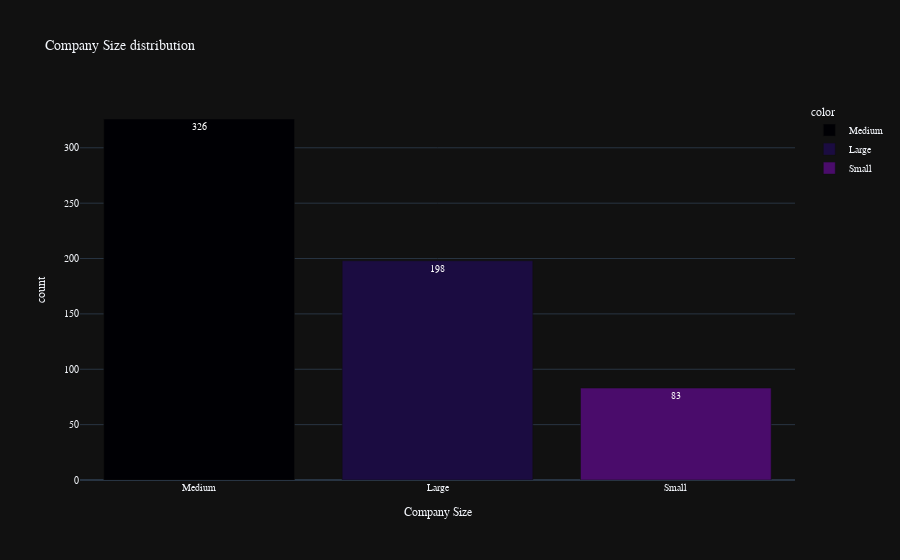

Notebook code cell kept with this figure:
### Markdown cell above
#### 2.5 Company size distribution

We will plot the size distribution of the company to get a better idea of the job market demand.

### Code cell
group_dist = df['company_size'].value_counts()
fig = px.bar(x = group_dist.index, y = group_dist.values,
             text = group_dist.values,
             color = group_dist.index,
             color_discrete_sequence=px.colors.sequential.Inferno,
             title = 'Company Size distribution',
             template = 'plotly_dark'
             )
fig.update_layout(
    xaxis_title="Company Size",
    yaxis_title="count",
    font = dict(size=10,family="Franklin Gothic"))
fig.show()

### Figure 1 — Plotly figure (JSON) as saved in the notebook; plotly's stock layout.template omitted (floating-point values rounded to 4 significant figures)
{"data": [{"alignmentgroup": "True", "hovertemplate": "color=Medium<br>x=%{x}<br>y=%{y}<br>text=%{text}<extra></extra>", "legendgroup": "Medium", "marker": {"color": "#000004", "pattern": {"shape": ""}}, "name": "Medium", "offsetgroup": "Medium", "orientation": "v", "showlegend": true, "text": [326], "textposition": "auto", "type": "bar", "x": ["Medium"], "xaxis": "x", "y": [326], "yaxis": "y"}, {"alignmentgroup": "True", "hovertemplate": "color=Large<br>x=%{x}<br>y=%{y}<br>text=%{text}<extra></extra>", "legendgroup": "Large", "marker": {"color": "#1b0c41", "pattern": {"shape": ""}}, "name": "Large", "offsetgroup": "Large", "orientation": "v", "showlegend": true, "text": [198], "textposition": "auto", "type": "bar", "x": ["Large"], "xaxis": "x", "y": [198], "yaxis": "y"}, {"alignmentgroup": "True", "hovertemplate": "color=Small<br>x=%{x}<br>y=%{y}<br>text=%{text}<extra></extra>", "legendgroup": "Small", "marker": {"color": "#4a0c6b", "pattern": {"shape": ""}}, "name": "Small", "offsetgroup": "Small", "orientation": "v", "showlegend": true, "text": [83], "textposition": "auto", "type": "bar", "x": ["Small"], "xaxis": "x", "y": [83], "yaxis": "y"}], "layout": {"barmode": "relative", "font": {"family": "Franklin Gothic", "size": 10}, "legend": {"title": {"text": "color"}, "tracegroupgap": 0}, "title": {"text": "Company Size distribution"}, "xaxis": {"anchor": "y", "domain": [0, 1], "title": {"text": "Company Size"}}, "yaxis": {"anchor": "x", "domain": [0, 1], "title": {"text": "count"}}}}
